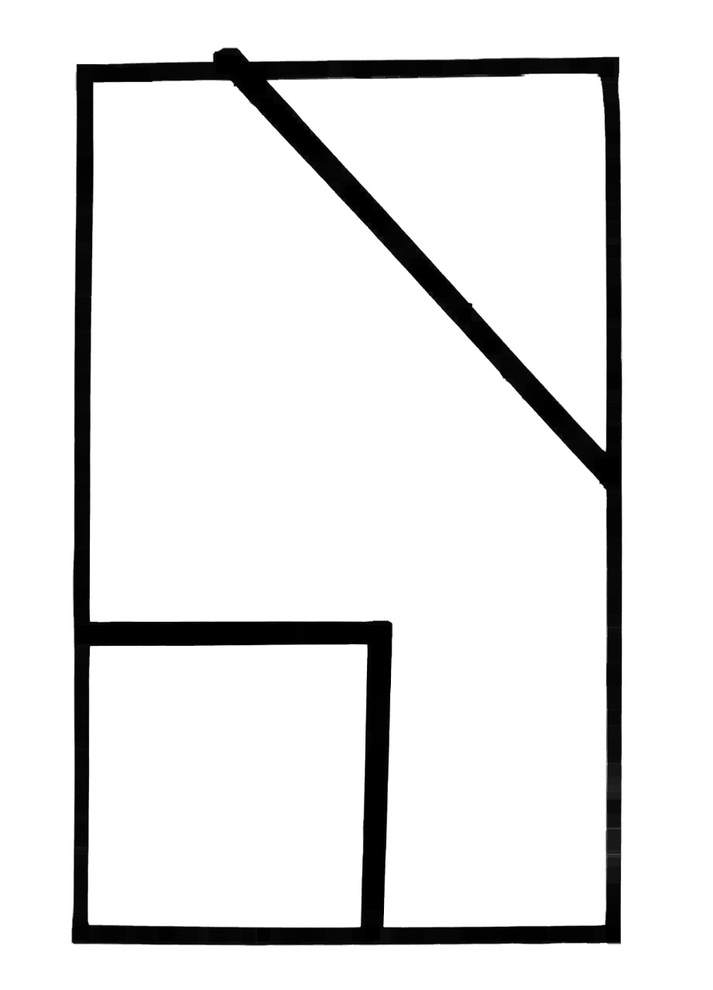
#> input picture corner points and lines/photo3morph.jpg, 713 x 990 px, shrunk from 921 x 1280 before the run
$ python jsontest.py
#> lines starting #> are read from the running program, lines starting #| are printed output that depends on the picture
import json
import cv2
import numpy as np

img=cv2.imread('photo3morph.jpg')
#> img is the input picture: shape (990, 713, 3); min 0, max 255, mean 229.3
fin = np.ones(img.shape, np.uint8) * 255

# cv2.imshow("Orig", img)

with open("data_file.json", "r") as read_file:
#> (reads corner points and lines/data_file.json from the repository)
	ob = json.load(read_file)
	for wall in ob['walls']:
		start = tuple(wall['start'][::-1])
		end = tuple(wall['end'][::-1])
		# print(wall['start'][::-1], wall['end'][::-1])
		cv2.line(fin, start, end,(0,150,255),2 )
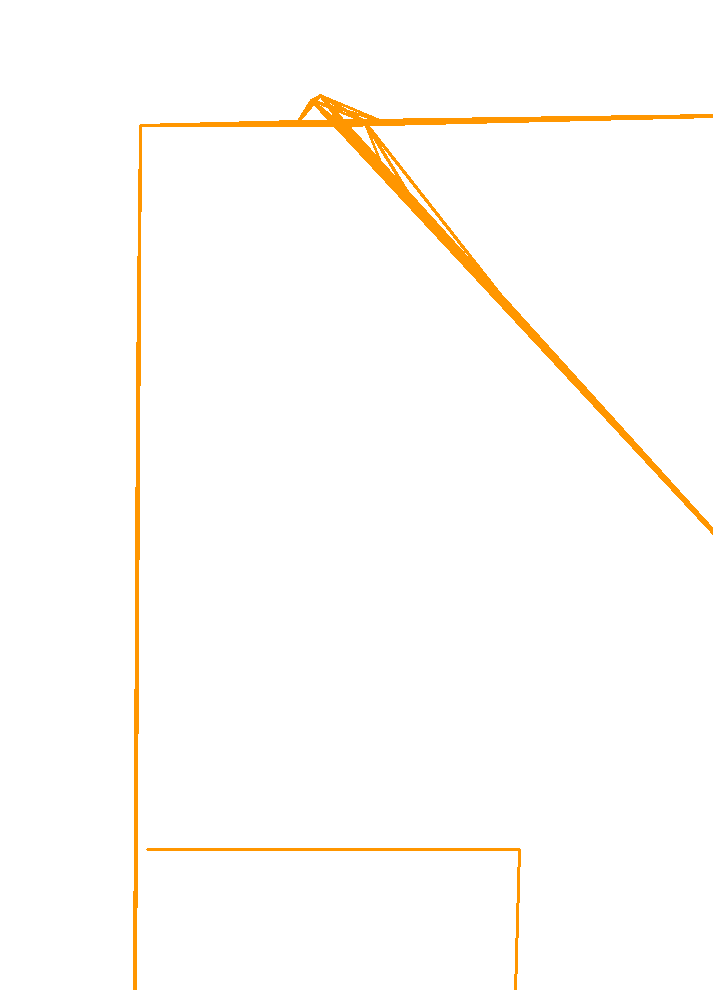
#> fin: shape (990, 713, 3); mean of channels 0, 1, 2 249.6, 252.8, 255; drawn as B, G, R

cv2.imshow("Fin", fin)

cv2.waitKey(0)
